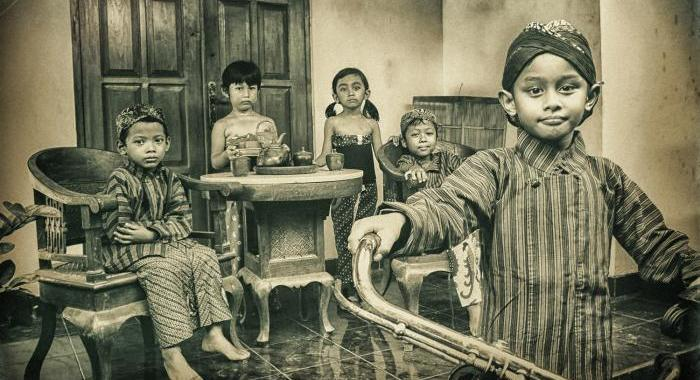
#> input picture Foto_Klasik.jpg, 700 x 380 px
$ python color_enhancement.py
#> lines starting #> are read from the running program, lines starting #| are printed output that depends on the picture
import cv2
import numpy as np

# --- 1. Membaca gambar ---
img = cv2.imread("Foto_Klasik.jpg")
#> img is the input picture: shape (380, 700, 3); mean B, G, R 91.5, 116, 117

# --- 2. Konversi BGR → HSV (lebih mudah manipulasi warna) ---
hsv = cv2.cvtColor(img, cv2.COLOR_BGR2HSV)
#> hsv: shape (380, 700, 3); mean H, S, V 34, 64.5, 119.9

# --- 3. Meningkatkan saturasi (agar lebih berwarna) ---
# nilai S (saturation) diperbesar
h, s, v = cv2.split(hsv)
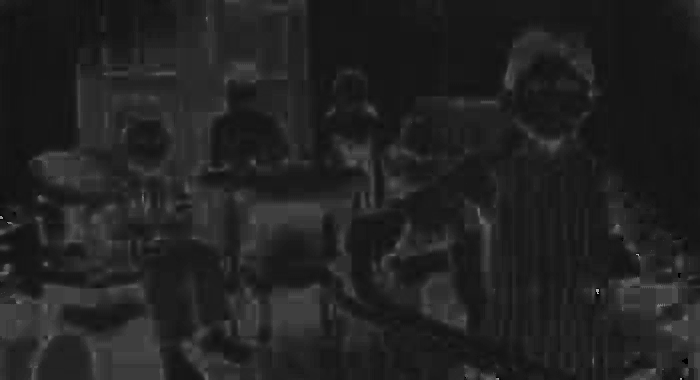
#> h: shape (380, 700); min 0, max 177, mean 34
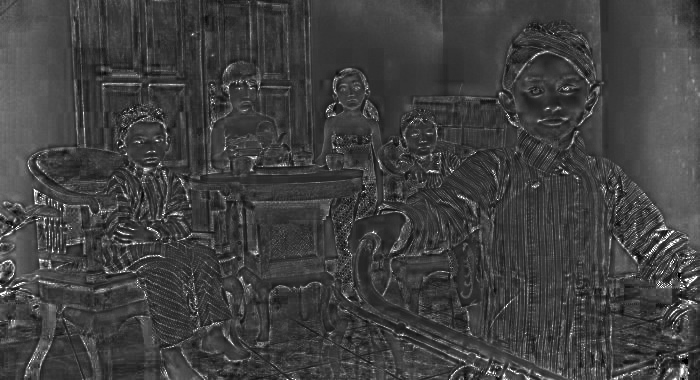
#> s: shape (380, 700); min 0, max 255, mean 64.5
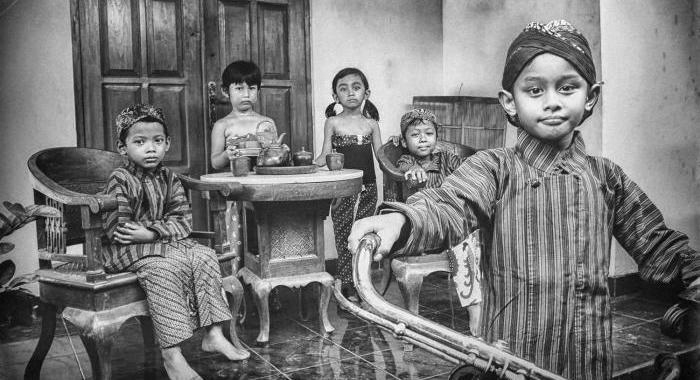
#> v: shape (380, 700); min 0, max 255, mean 119.9

s = cv2.multiply(s, 1.6)     # 1.0 = normal, 1.6 = lebih berwarna
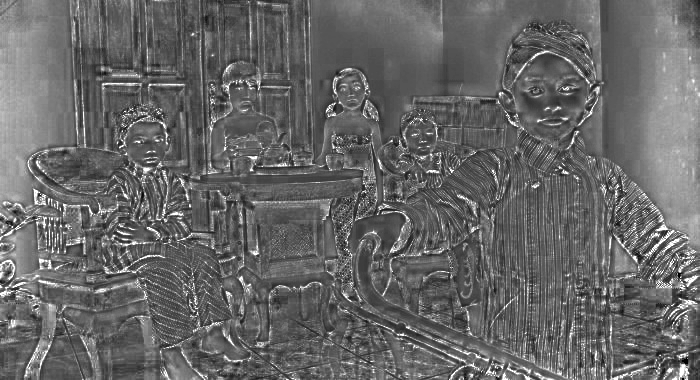
#> s: shape (380, 700); min 0, max 255, mean 102.7
s = np.clip(s, 0, 255)        # batas nilai pixel

# --- 4. Meningkatkan brightness sedikit ---
v = cv2.add(v, 25)            # +25 lebih terang
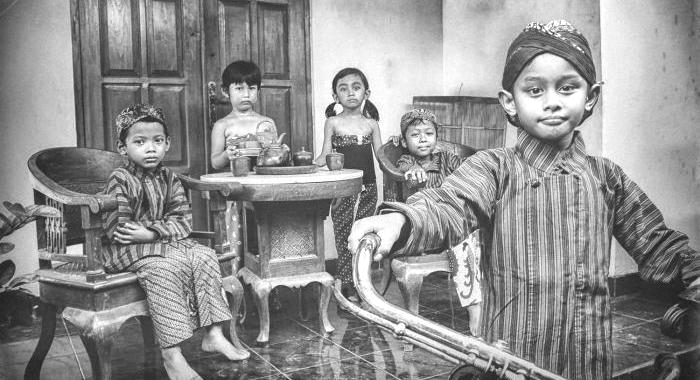
#> v: shape (380, 700); min 25, max 255, mean 144.9
v = np.clip(v, 0, 255)

# --- 5. Gabungkan kembali hasil HSV ---
hsv_enhanced = cv2.merge([h, s, v])
#> hsv_enhanced: shape (380, 700, 3); mean H, S, V 34, 102.7, 144.9

# --- 6. Kembalikan ke RGB/BGR ---
colored = cv2.cvtColor(hsv_enhanced, cv2.COLOR_HSV2BGR)
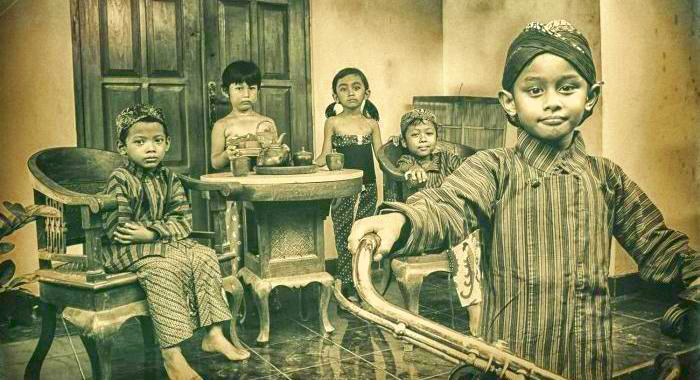
#> colored: shape (380, 700, 3); mean B, G, R 88.9, 137.3, 137.8

# --- 7. Smoothing ringan + sharpening ringan (agar natural) ---
blur = cv2.GaussianBlur(colored, (3, 3), 0)

kernel = np.array([
    [0, -1, 0],
    [-1, 5, -1],
    [0, -1, 0]
])
final = cv2.filter2D(blur, -1, kernel)
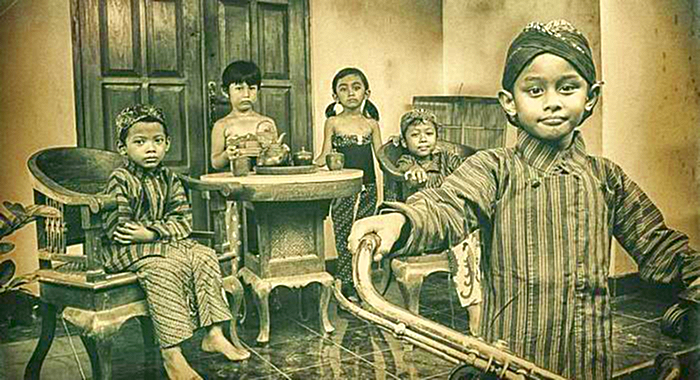
#> final: shape (380, 700, 3); mean B, G, R 89.3, 137.3, 137.7

# --- 8. Simpan hasil akhir ---
cv2.imwrite("Foto_Berwarna_Modern.jpg", final)

print("Selesai! Hasil lebih berwarna disimpan sebagai Foto_Berwarna_Modern.jpg")
